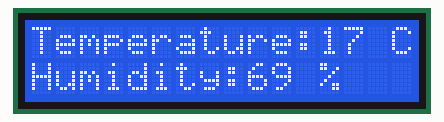
Simulated run of this sketch. Board: Arduino Uno, built with avr-gcc and run on an emulated ATmega328P. Shown: 16×2 character LCD. Random numbers use the default seed unless the sketch sets one.

Above: at 0.1 s.
At 4.9 s:
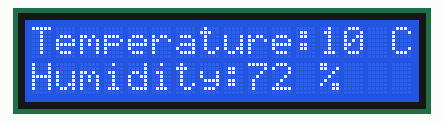
At 9.7 s:
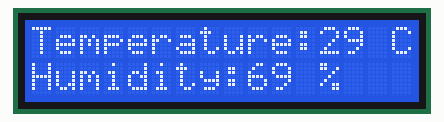
At 19.8 s:
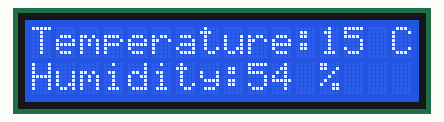
At 29.4 s:
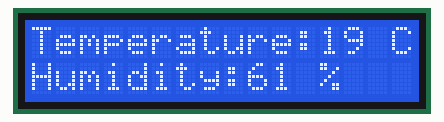
At 39.5 s:
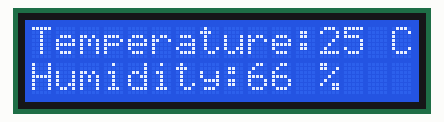

The sketch:

LCD1602_Random.ino
```cpp
/******************************************
    I2C    Arduino  STM32F103  ESP8266
    SDA      A4        PB7     D2(GPIO4)
    SCL      A5        PB6     D1(GPIO5)
*******************************************/
#include <Wire.h>
#include <LiquidCrystal_I2C.h>

LiquidCrystal_I2C lcd(0x27, 16, 2); // set the LCD address(I2C) to 0x27

void setup()
{
    lcd.begin();     // LCD initialize
    lcd.backlight(); // Backlight on
}

void loop()
{
    int tempVal = random(10, 30);    // 10 ~ 30 Random value
    int humiVal = random(50, 80);    // 50 ~ 80 Random value

    // LCD1602_I2C Display
    lcd.clear();         // Clears screen & cursor at upper-left corner.
    lcd.setCursor(0, 0); // cursor at x=0, y=0 position
    lcd.print("Temperature:");
    lcd.print(tempVal);
    lcd.print(" C");

    lcd.setCursor(0, 1); // cursor at x=0, y=1 position
    lcd.print("Humidity:");
    lcd.print(humiVal);
    lcd.print(" %");

    delay(500);
}
```

Measured:
- what the display in image 1 shows lasts 0.5 s, from 4.9 s to 5.4 s
